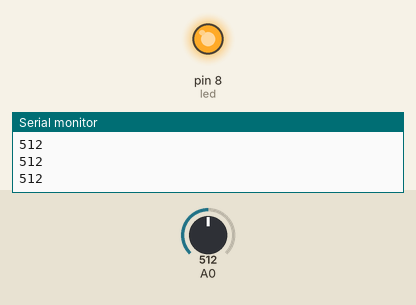
This sketch was run on a simulated Arduino Uno, built with avr-gcc and run on an emulated ATmega328P. On the bench: output pins drawn as LEDs (lit = HIGH), the last lines printed to the serial monitor. The test bench sets the inputs (shaded band); at power-on: A0 = 512.

Above: at 1.2 s.
1.3 s: A0 set to 813
2.8 s: A0 set to 843
At 3.8 s:
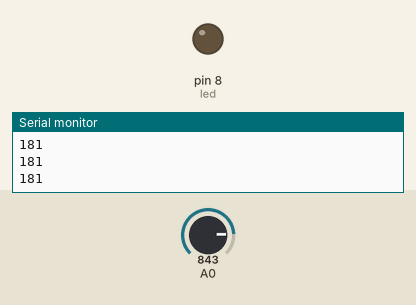
4.3 s: A0 set to 716
At 5.1 s:
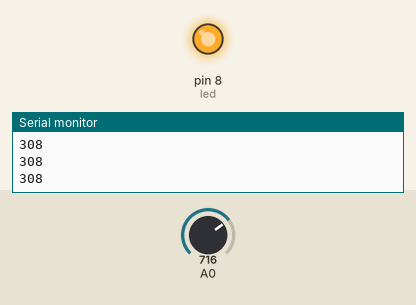
5.8 s: A0 set to 900
At 6.4 s:
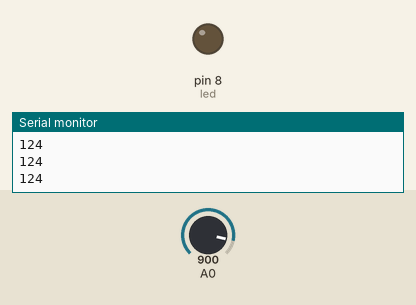
Timing chart, 0 to 8.3 s (numbered marks = the images above; inputs shaded):
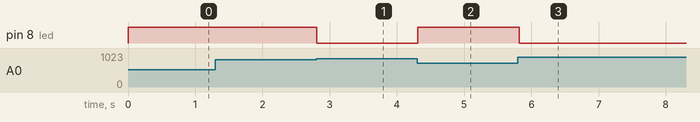

The sketch:

touch_LED.ino
```cpp
int touch = 0;
int TouchSensitivity = 200;
int led = 8;

void setup() {
  Serial.begin(115200);
  //touch pin
  pinMode(A0, INPUT);
  //LED pin
  pinMode(led, OUTPUT);

}

void loop() {
  //read input data
  touch = 1024 - analogRead(A0);

  if (touch >= TouchSensitivity) {
    digitalWrite(led, HIGH);
  } else {
    digitalWrite(led, LOW);
  }

  Serial.println(touch);
  delay(100);
}
```

Measured:
- the behaviour switches between 824 and 825 on A0 (found by bisection; images 0 and 1)
- after the input at 2.8 s, pin 8 (led): HIGH → LOW at once
- after the input at 4.3 s, pin 8 (led): LOW → HIGH at once
- after the input at 5.8 s, pin 8 (led): HIGH → LOW at once
